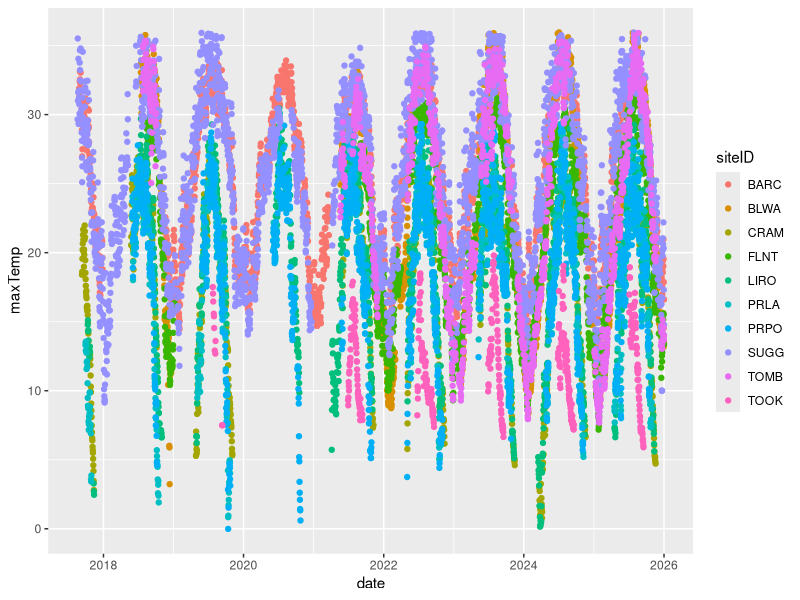

Reproduce this figure in R.
# Prepare Temperature Data for Zooplankton Analysis
# Purpose: Load lake temperature data and create summaries matched to zooplankton sampling dates
# Date: 2026-05-02
#
# INPUTS:
#   - data-raw/NEON_daily_summaries/NEON_daily_temp_stats_lake_tchain.csv
#     (Raw daily temperature data from NEON)
#   - data-processed/zooplankton_2014_2026.csv
#     (Cleaned zooplankton data for reference dates)
#
# OUTPUTS:
#   - Temperature data summaries and initial exploration

library(tidyverse)
library(readr)
library(lubridate)

# ============================================================================
# Part 1: Load and Explore Data
# ============================================================================

cat("Loading temperature data...\n")
temp_raw <- read_csv("data-raw/NEON_daily_summaries/NEON_daily_temp_stats_lake_tchain.csv")

cat("Temperature data loaded:\n")
cat("  Shape:", nrow(temp_raw), "records x", ncol(temp_raw), "columns\n")
cat("  Sites:", n_distinct(temp_raw$siteID), "sites\n")
cat("  Date range:", min(temp_raw$date), "to", max(temp_raw$date), "\n\n")

# Load zooplankton data for reference
zoo_raw <- read_csv("data-processed/zooplankton_2014_2026.csv")

cat("Zooplankton data loaded:\n")
cat("  Shape:", nrow(zoo_raw), "records x", ncol(zoo_raw), "columns\n")
cat("  Sites:", n_distinct(zoo_raw$siteID), "sites\n")
cat("  Date range:", min(zoo_raw$collectDate), "to", max(zoo_raw$collectDate), "\n\n")

# ============================================================================
# Part 2: Prepare Temperature Data
# ============================================================================

cat("Preparing temperature data...\n\n")

# Convert date to proper date format
temp_clean <- temp_raw |>
  mutate(
    date = as.Date(date),
    year = year(date),
    month = month(date),
    week = week(date)
  ) |>
  arrange(siteID, date)

temp_clean |> 
  ggplot(aes(x = date, y = maxTemp, color = siteID)) + geom_point()


# Get unique sampling dates for each site from zooplankton data
zoo_sampling_dates <- zoo_raw |>
  mutate(
    collectDate = as.Date(collectDate),
    year = year(collectDate),
    month = month(collectDate)
  ) |>
  distinct(siteID, collectDate, year, month) |>
  arrange(siteID, collectDate)

cat("Unique zooplankton sampling dates by site:\n")
zoo_sampling_dates |>
  group_by(siteID) |>
  summarise(
    n_unique_dates = n_distinct(collectDate),
    first_date = min(collectDate),
    last_date = max(collectDate),
    .groups = "drop"
  ) |>
  print()

# ============================================================================
# Part 3: Create Multiple Temperature Summaries
# ============================================================================

cat("\n\nCreating temperature summaries for different time windows...\n\n")

# Summary 1: Daily temperature on exact collection date
temp_by_date <- temp_clean |>
  select(siteID, date, meanTemp, maxTemp, minTemp) |>
  rename(temp_mean_daily = meanTemp,
         temp_max_daily = maxTemp,
         temp_min_daily = minTemp) |>
  rename(collectDate = date)

# Summary 2: Weekly average (7 days prior to and including sample date)
temp_weekly <- temp_clean |>
  group_by(siteID, year, week) |>
  summarise(
    temp_mean_weekly = mean(meanTemp, na.rm = TRUE),
    temp_sd_weekly = sd(meanTemp, na.rm = TRUE),
    temp_max_weekly = max(maxTemp, na.rm = TRUE),
    temp_min_weekly = min(minTemp, na.rm = TRUE),
    n_days = n(),
    .groups = "drop"
  )

# Summary 3: Monthly average
temp_monthly <- temp_clean |>
  group_by(siteID, year, month) |>
  summarise(
    temp_mean_monthly = mean(meanTemp, na.rm = TRUE),
    temp_sd_monthly = sd(meanTemp, na.rm = TRUE),
    temp_max_monthly = max(maxTemp, na.rm = TRUE),
    temp_min_monthly = min(minTemp, na.rm = TRUE),
    n_days_monthly = n(),
    .groups = "drop"
  )

# Summary 4: 30-day rolling window average (leading up to each collection date)
# This is more complex - calculate for each sampling date
temp_30day <- expand_grid(
  siteID = unique(zoo_sampling_dates$siteID),
  collectDate = unique(zoo_sampling_dates$collectDate)
) |>
  left_join(
    temp_clean |> select(siteID, date, meanTemp, maxTemp, minTemp),
    by = "siteID"
  ) |>
  filter(date <= collectDate & date > collectDate - 30) |>
  group_by(siteID, collectDate) |>
  summarise(
    temp_mean_30day = mean(meanTemp, na.rm = TRUE),
    temp_sd_30day = sd(meanTemp, na.rm = TRUE),
    temp_max_30day = max(maxTemp, na.rm = TRUE),
    temp_min_30day = min(minTemp, na.rm = TRUE),
    n_days_30day = n(),
    .groups = "drop"
  )

# ============================================================================
# Part 4: Merge Temperature with Zooplankton Sampling Dates
# ============================================================================

cat("Merging temperature data with zooplankton sampling schedule...\n\n")

# Create a zooplankton sampling summary
zoo_sampling_summary <- zoo_raw |>
  mutate(
    collectDate = as.Date(collectDate),
    year = year(collectDate),
    month = month(collectDate)
  ) |>
  group_by(siteID, collectDate, year, month) |>
  summarise(
    n_records = n(),
    n_taxa = n_distinct(taxonID),
    .groups = "drop"
  )

# Merge all temperature summaries
temperature_by_sampling <- zoo_sampling_summary |>
  # Daily temperature
  left_join(temp_by_date, by = c("siteID", "collectDate")) |>
  # Monthly temperature
  left_join(temp_monthly, by = c("siteID", "year", "month")) |>
  # 30-day temperature
  left_join(temp_30day, by = c("siteID", "collectDate")) |>
  arrange(siteID, collectDate)

cat("Temperature-sampling merged dataset:\n")
cat("  Shape:", nrow(temperature_by_sampling), "records x", ncol(temperature_by_sampling), "columns\n")
cat("  Columns:", paste(colnames(temperature_by_sampling), collapse = ", "), "\n\n")

# Check data completeness
cat("Data completeness for temperature-sampling dataset:\n")
temp_completeness <- temperature_by_sampling |>
  summarise(
    across(starts_with("temp_"), ~ round(sum(!is.na(.)) / n() * 100, 1), .names = "{.col}_coverage")
  ) |>
  pivot_longer(everything(), names_to = "variable", values_to = "pct_complete")

print(temp_completeness)

# ============================================================================
# Part 5: Summary Statistics
# ============================================================================

cat("\n\n" , paste(rep("=", 80), collapse = ""), "\n", sep = "")
cat("TEMPERATURE SUMMARY STATISTICS\n")
cat(paste(rep("=", 80), collapse = ""), "\n\n")

# By site
cat("Temperature ranges by site (from daily data):\n")
temp_by_site <- temp_clean |>
  group_by(siteID) |>
  summarise(
    mean_temp = round(mean(meanTemp, na.rm = TRUE), 2),
    sd_temp = round(sd(meanTemp, na.rm = TRUE), 2),
    min_temp = round(min(minTemp, na.rm = TRUE), 2),
    max_temp = round(max(maxTemp, na.rm = TRUE), 2),
    .groups = "drop"
  ) |>
  arrange(siteID)

print(temp_by_site)

# ============================================================================
# Part 6: Save Temperature Datasets
# ============================================================================

cat("\n\nSaving temperature datasets...\n\n")

# Save daily temperature data
write_csv(temp_by_date, "data-processed/temperature_daily.csv")
cat("✓ Saved: data-processed/temperature_daily.csv\n")

# Save monthly temperature data
write_csv(temp_monthly, "data-processed/temperature_monthly.csv")
cat("✓ Saved: data-processed/temperature_monthly.csv\n")

# Save 30-day rolling window
write_csv(temp_30day, "data-processed/temperature_30day_rolling.csv")
cat("✓ Saved: data-processed/temperature_30day_rolling.csv\n")

# Save merged temperature-sampling dataset
write_csv(temperature_by_sampling, "data-processed/zooplankton_temperature_merged.csv")
cat("✓ Saved: data-processed/zooplankton_temperature_merged.csv\n")

cat("\n\n", paste(rep("=", 80), collapse = ""), "\n", sep = "")
cat("NEXT STEPS\n")
cat(paste(rep("=", 80), collapse = ""), "\n\n")
cat("You now have temperature data summarized at multiple time scales:\n\n")
cat("1. Daily temperature - use for immediate environment at sampling time\n")
cat("2. Weekly temperature - use for short-term thermal conditions\n")
cat("3. Monthly temperature - use for seasonal patterns\n")
cat("4. 30-day rolling - use for recent thermal history\n\n")
cat("All are merged with zooplankton sampling dates in:\n")
cat("  data-processed/zooplankton_temperature_merged.csv\n\n")
cat("Next: Merge with body size data and analyze relationships!\n")
